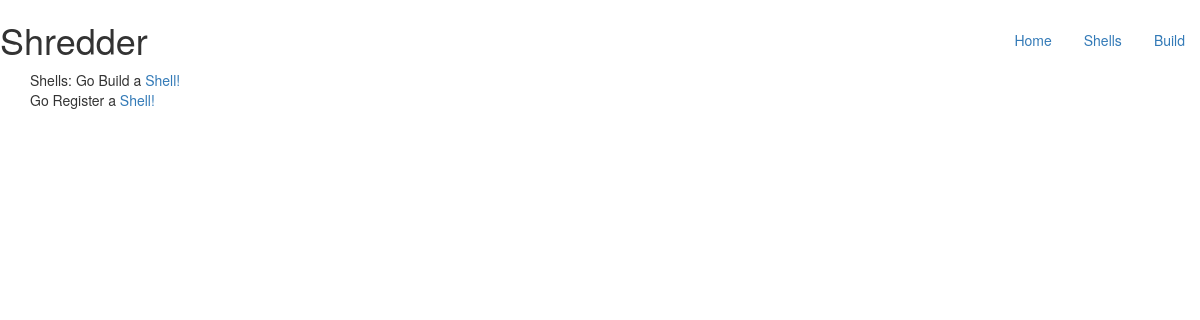
The page /index on the database as committed earlier.
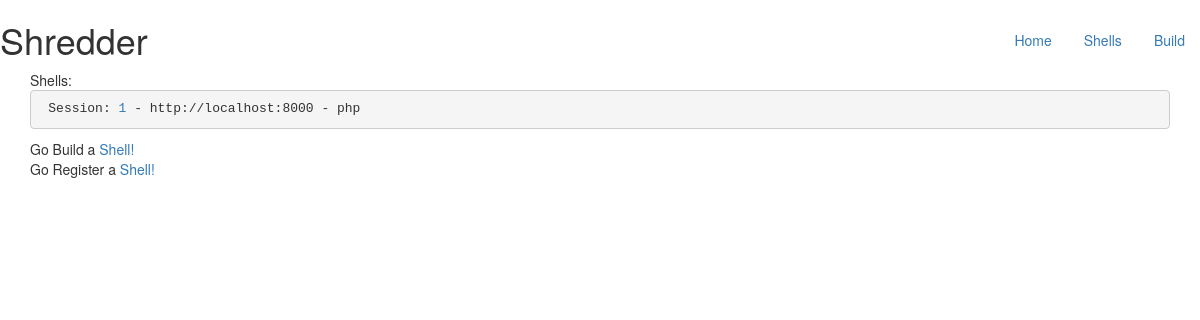
The same page on the database as committed later.
### application/models.py (models this page shows, shortened)
class Base(db.Model):
    __tablename__ = 'main'
    __table_args__ = { 'extend_existing': True }
    id = db.Column(db.Integer, primary_key=True)
    shell_url = db.Column(db.String())
    shell_type = db.Column(db.String())

### application/views.py (the view)
@app.route('/', methods = ['GET'])
@app.route('/index', methods=['GET'])
def index():
  base = ''
  try:
      base = models.Base.query.all()
  except:
        errors.append("Error getting index")
  return render_template('index.html', base=base)

### application/templates/index.html
{% extends "layout.html" %}
{% block body %}
    <h1>Shredder</h1>
    <div class="container">
    Shells:
    {% for shell in base %}
    <pre> Session: <a href = '/shell/{{ shell.id }}'>{{ shell.id }}</a> - {{ shell.shell_url }} - {{ shell.shell_type }}</pre>
    {% endfor %}
    Go Build a <a href={{ url_for('build')}}>Shell!</a></br>
    Go Register a <a href={{ url_for('new_shell')}}>Shell!</a>
    </div>
{% endblock %}

### application/templates/layout.html (shortened to what this page needs)
<!doctype html>
<html>
  <head>
    <link href="https://maxcdn.bootstrapcdn.com/bootstrap/3.3.6/css/bootstrap.min.css" rel="stylesheet" media="screen">
  </head>
<body>
<div class="header">
  <nav>
    <ul class="nav nav-pills pull-right">
        <li role="presentation"><a href={{ url_for('index')}}>Home</a>
        </li>
        <li role="presentation"><a href={{ url_for('shells')}}>Shells</a>
        </li>
        <li role="presentation"><a href={{ url_for('build')}}>Build</a>
        </li>
    </ul>
</nav>
{% block body %}{% endblock %}
</body>
</html>

Rows that differ between the two databases and show on the page:
added Base: id "1", shell_url "http://localhost:8000", shell_type "php"
